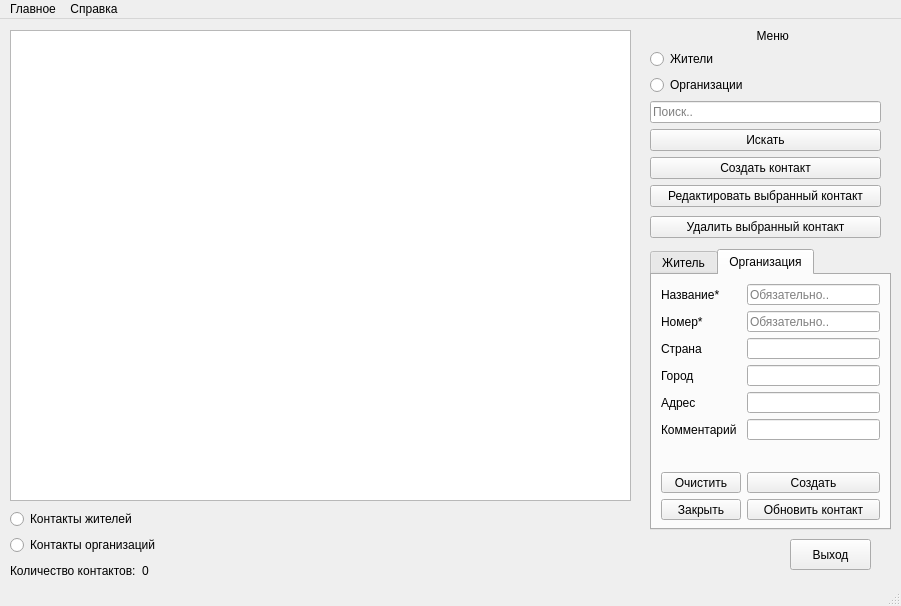
<?xml version="1.0" encoding="UTF-8"?>
<ui version="4.0">
 <class>MainWindow</class>
 <widget class="QMainWindow" name="MainWindow">
  <property name="geometry">
   <rect>
    <x>0</x>
    <y>0</y>
    <width>901</width>
    <height>606</height>
   </rect>
  </property>
  <property name="windowTitle">
   <string>Телефонный справочник</string>
  </property>
  <widget class="QWidget" name="centralwidget">
   <widget class="QWidget" name="verticalLayoutWidget">
    <property name="geometry">
     <rect>
      <x>650</x>
      <y>10</y>
      <width>231</width>
      <height>209</height>
     </rect>
    </property>
    <layout class="QVBoxLayout" name="verticalLayout">
     <item>
      <widget class="QLabel" name="label">
       <property name="text">
        <string>                                Меню</string>
       </property>
      </widget>
     </item>
     <item>
      <widget class="QRadioButton" name="CitizradioButton">
       <property name="text">
        <string>Жители</string>
       </property>
      </widget>
     </item>
     <item>
      <widget class="QRadioButton" name="OrgradioButton">
       <property name="text">
        <string>Организации</string>
       </property>
      </widget>
     </item>
     <item>
      <widget class="QLineEdit" name="lineEdit_search">
       <property name="styleSheet">
        <string notr="true"/>
       </property>
       <property name="inputMethodHints">
        <set>Qt::ImhNone</set>
       </property>
       <property name="placeholderText">
        <string>Поиск..</string>
       </property>
      </widget>
     </item>
     <item>
      <widget class="QPushButton" name="searchpushButton">
       <property name="text">
        <string>Искать</string>
       </property>
      </widget>
     </item>
     <item>
      <widget class="QPushButton" name="pushButton">
       <property name="text">
        <string>Создать контакт</string>
       </property>
      </widget>
     </item>
     <item>
      <widget class="QPushButton" name="UpdateContactpushButton">
       <property name="text">
        <string>Редактировать выбранный контакт</string>
       </property>
      </widget>
     </item>
     <item>
      <spacer name="verticalSpacer_2">
       <property name="orientation">
        <enum>Qt::Vertical</enum>
       </property>
       <property name="sizeHint" stdset="0">
        <size>
         <width>20</width>
         <height>40</height>
        </size>
       </property>
      </spacer>
     </item>
     <item>
      <widget class="QPushButton" name="delpushButton">
       <property name="text">
        <string>Удалить выбранный контакт</string>
       </property>
      </widget>
     </item>
    </layout>
   </widget>
   <widget class="QTabWidget" name="tabWidget">
    <property name="enabled">
     <bool>true</bool>
    </property>
    <property name="geometry">
     <rect>
      <x>650</x>
      <y>230</y>
      <width>241</width>
      <height>281</height>
     </rect>
    </property>
    <property name="tabletTracking">
     <bool>false</bool>
    </property>
    <property name="acceptDrops">
     <bool>false</bool>
    </property>
    <property name="autoFillBackground">
     <bool>false</bool>
    </property>
    <property name="currentIndex">
     <number>1</number>
    </property>
    <property name="iconSize">
     <size>
      <width>16</width>
      <height>16</height>
     </size>
    </property>
    <property name="usesScrollButtons">
     <bool>true</bool>
    </property>
    <widget class="QWidget" name="tab">
     <attribute name="title">
      <string>Житель</string>
     </attribute>
     <layout class="QVBoxLayout" name="verticalLayout_3">
      <item>
       <layout class="QFormLayout" name="formLayout">
        <item row="0" column="0">
         <widget class="QLabel" name="label_5">
          <property name="text">
           <string>Имя*</string>
          </property>
         </widget>
        </item>
        <item row="0" column="1">
         <widget class="QLineEdit" name="nameCitizlineEdit_3">
          <property name="placeholderText">
           <string>Обязательно..</string>
          </property>
         </widget>
        </item>
        <item row="1" column="0">
         <widget class="QLabel" name="label_6">
          <property name="text">
           <string>Фамилия*</string>
          </property>
         </widget>
        </item>
        <item row="1" column="1">
         <widget class="QLineEdit" name="lastnameCitizlineEdit_4">
          <property name="placeholderText">
           <string>Обязательно..</string>
          </property>
         </widget>
        </item>
        <item row="2" column="0">
         <widget class="QLabel" name="label_7">
          <property name="text">
           <string>Номер*</string>
          </property>
         </widget>
        </item>
        <item row="2" column="1">
         <widget class="QLineEdit" name="numberCitizrlineEdit_5">
          <property name="placeholderText">
           <string>Обязательно..</string>
          </property>
         </widget>
        </item>
        <item row="3" column="0">
         <widget class="QLabel" name="label_8">
          <property name="text">
           <string>Страна</string>
          </property>
         </widget>
        </item>
        <item row="3" column="1">
         <widget class="QLineEdit" name="contryCitizlineEdit_6"/>
        </item>
        <item row="4" column="0">
         <widget class="QLabel" name="label_9">
          <property name="text">
           <string>Город</string>
          </property>
         </widget>
        </item>
        <item row="4" column="1">
         <widget class="QLineEdit" name="cityCitizlineEdit_7"/>
        </item>
        <item row="5" column="0">
         <widget class="QLabel" name="label_10">
          <property name="text">
           <string>Адрес</string>
          </property>
         </widget>
        </item>
        <item row="5" column="1">
         <widget class="QLineEdit" name="adresCitizlineEdit_3"/>
        </item>
        <item row="6" column="0">
         <widget class="QLabel" name="label_11">
          <property name="text">
           <string>Комментарий</string>
          </property>
         </widget>
        </item>
        <item row="6" column="1">
         <widget class="QLineEdit" name="commentCitizlineEdit_4"/>
        </item>
        <item row="7" column="0">
         <widget class="QPushButton" name="ClearCitizpushButton_3">
          <property name="text">
           <string>Очистить</string>
          </property>
         </widget>
        </item>
        <item row="7" column="1">
         <widget class="QPushButton" name="CreateContactCitizpushButton_2">
          <property name="text">
           <string>Создать</string>
          </property>
         </widget>
        </item>
        <item row="8" column="0">
         <widget class="QPushButton" name="closeTabWPerpushButton_2">
          <property name="text">
           <string>Закрыть</string>
          </property>
         </widget>
        </item>
        <item row="8" column="1">
         <widget class="QPushButton" name="updatePerpushButton">
          <property name="text">
           <string>Обновить контакт</string>
          </property>
         </widget>
        </item>
       </layout>
      </item>
     </layout>
    </widget>
    <widget class="QWidget" name="tab_2">
     <attribute name="title">
      <string>Организация</string>
     </attribute>
     <layout class="QVBoxLayout" name="verticalLayout_2">
      <item>
       <layout class="QFormLayout" name="formLayout_2">
        <item row="0" column="0">
         <widget class="QLabel" name="label_12">
          <property name="text">
           <string>Название*</string>
          </property>
         </widget>
        </item>
        <item row="0" column="1">
         <widget class="QLineEdit" name="nameOrglineEdit_9">
          <property name="placeholderText">
           <string>Обязательно..</string>
          </property>
         </widget>
        </item>
        <item row="1" column="0">
         <widget class="QLabel" name="label_13">
          <property name="text">
           <string>Номер*</string>
          </property>
         </widget>
        </item>
        <item row="1" column="1">
         <widget class="QLineEdit" name="numberOrglineEdit_10">
          <property name="text">
           <string/>
          </property>
          <property name="placeholderText">
           <string>Обязательно..</string>
          </property>
         </widget>
        </item>
        <item row="2" column="0">
         <widget class="QLabel" name="label_14">
          <property name="text">
           <string>Страна</string>
          </property>
         </widget>
        </item>
        <item row="2" column="1">
         <widget class="QLineEdit" name="countryOrglineEdit_11"/>
        </item>
        <item row="3" column="0">
         <widget class="QLabel" name="label_15">
          <property name="text">
           <string>Город</string>
          </property>
         </widget>
        </item>
        <item row="3" column="1">
         <widget class="QLineEdit" name="cityOrglineEdit_12"/>
        </item>
        <item row="4" column="0">
         <widget class="QLabel" name="label_16">
          <property name="text">
           <string>Адрес</string>
          </property>
         </widget>
        </item>
        <item row="4" column="1">
         <widget class="QLineEdit" name="adresOrglineEdit_3"/>
        </item>
        <item row="5" column="0">
         <widget class="QLabel" name="label_17">
          <property name="text">
           <string>Комментарий</string>
          </property>
         </widget>
        </item>
        <item row="5" column="1">
         <widget class="QLineEdit" name="commentOrglineEdit_4"/>
        </item>
        <item row="6" column="0">
         <widget class="QLabel" name="label_2">
          <property name="text">
           <string/>
          </property>
         </widget>
        </item>
        <item row="6" column="1">
         <widget class="QLabel" name="label_3">
          <property name="text">
           <string/>
          </property>
         </widget>
        </item>
        <item row="8" column="0">
         <widget class="QPushButton" name="clearOrgpushButton_2">
          <property name="text">
           <string>Очистить</string>
          </property>
         </widget>
        </item>
        <item row="8" column="1">
         <widget class="QPushButton" name="createOrgpushButton_3">
          <property name="text">
           <string>Создать</string>
          </property>
         </widget>
        </item>
        <item row="9" column="0">
         <widget class="QPushButton" name="closeTabWpushButton_2">
          <property name="text">
           <string>Закрыть</string>
          </property>
         </widget>
        </item>
        <item row="9" column="1">
         <widget class="QPushButton" name="updateOrgpushButton">
          <property name="text">
           <string>Обновить контакт</string>
          </property>
         </widget>
        </item>
        <item row="7" column="1">
         <spacer name="verticalSpacer">
          <property name="orientation">
           <enum>Qt::Vertical</enum>
          </property>
          <property name="sizeHint" stdset="0">
           <size>
            <width>20</width>
            <height>40</height>
           </size>
          </property>
         </spacer>
        </item>
       </layout>
      </item>
     </layout>
    </widget>
   </widget>
   <widget class="QTableView" name="tableView">
    <property name="geometry">
     <rect>
      <x>10</x>
      <y>11</y>
      <width>621</width>
      <height>471</height>
     </rect>
    </property>
    <property name="tabletTracking">
     <bool>false</bool>
    </property>
    <property name="inputMethodHints">
     <set>Qt::ImhHiddenText</set>
    </property>
    <property name="editTriggers">
     <set>QAbstractItemView::AnyKeyPressed|QAbstractItemView::EditKeyPressed</set>
    </property>
    <property name="sortingEnabled">
     <bool>true</bool>
    </property>
   </widget>
   <widget class="QWidget" name="verticalLayoutWidget_2">
    <property name="geometry">
     <rect>
      <x>10</x>
      <y>490</y>
      <width>211</width>
      <height>71</height>
     </rect>
    </property>
    <layout class="QVBoxLayout" name="verticalLayout_4">
     <item>
      <widget class="QRadioButton" name="setTablePerradioButton">
       <property name="text">
        <string>Контакты жителей</string>
       </property>
      </widget>
     </item>
     <item>
      <widget class="QRadioButton" name="setTableOrgradioButton_2">
       <property name="text">
        <string>Контакты организаций</string>
       </property>
      </widget>
     </item>
     <item>
      <layout class="QHBoxLayout" name="horizontalLayout">
       <item>
        <widget class="QLabel" name="num_in_bd">
         <property name="text">
          <string>Количество контактов:</string>
         </property>
        </widget>
       </item>
       <item>
        <widget class="QLabel" name="countPersons">
         <property name="text">
          <string>0</string>
         </property>
        </widget>
       </item>
      </layout>
     </item>
    </layout>
   </widget>
   <widget class="QPushButton" name="exitMainpushButton">
    <property name="geometry">
     <rect>
      <x>790</x>
      <y>520</y>
      <width>81</width>
      <height>31</height>
     </rect>
    </property>
    <property name="text">
     <string>Выход</string>
    </property>
   </widget>
  </widget>
  <widget class="QMenuBar" name="menubar">
   <property name="geometry">
    <rect>
     <x>0</x>
     <y>0</y>
     <width>901</width>
     <height>21</height>
    </rect>
   </property>
   <widget class="QMenu" name="menu">
    <property name="title">
     <string>Главное</string>
    </property>
    <addaction name="action_6"/>
    <addaction name="action_7"/>
    <addaction name="separator"/>
    <addaction name="action_4"/>
   </widget>
   <widget class="QMenu" name="menu_2">
    <property name="title">
     <string>Справка</string>
    </property>
    <addaction name="action"/>
    <addaction name="separator"/>
    <addaction name="action_2"/>
    <addaction name="action_5"/>
   </widget>
   <addaction name="menu"/>
   <addaction name="menu_2"/>
  </widget>
  <widget class="QStatusBar" name="statusbar"/>
  <action name="action">
   <property name="text">
    <string>Знакомство</string>
   </property>
  </action>
  <action name="action_2">
   <property name="text">
    <string>О прогремме </string>
   </property>
  </action>
  <action name="action_4">
   <property name="text">
    <string>Выход</string>
   </property>
  </action>
  <action name="action_5">
   <property name="text">
    <string>Версия программы</string>
   </property>
  </action>
  <action name="action_6">
   <property name="text">
    <string>Создать контакт</string>
   </property>
  </action>
  <action name="action_7">
   <property name="text">
    <string>Добавить организацию</string>
   </property>
  </action>
 </widget>
 <resources/>
 <connections/>
</ui>
